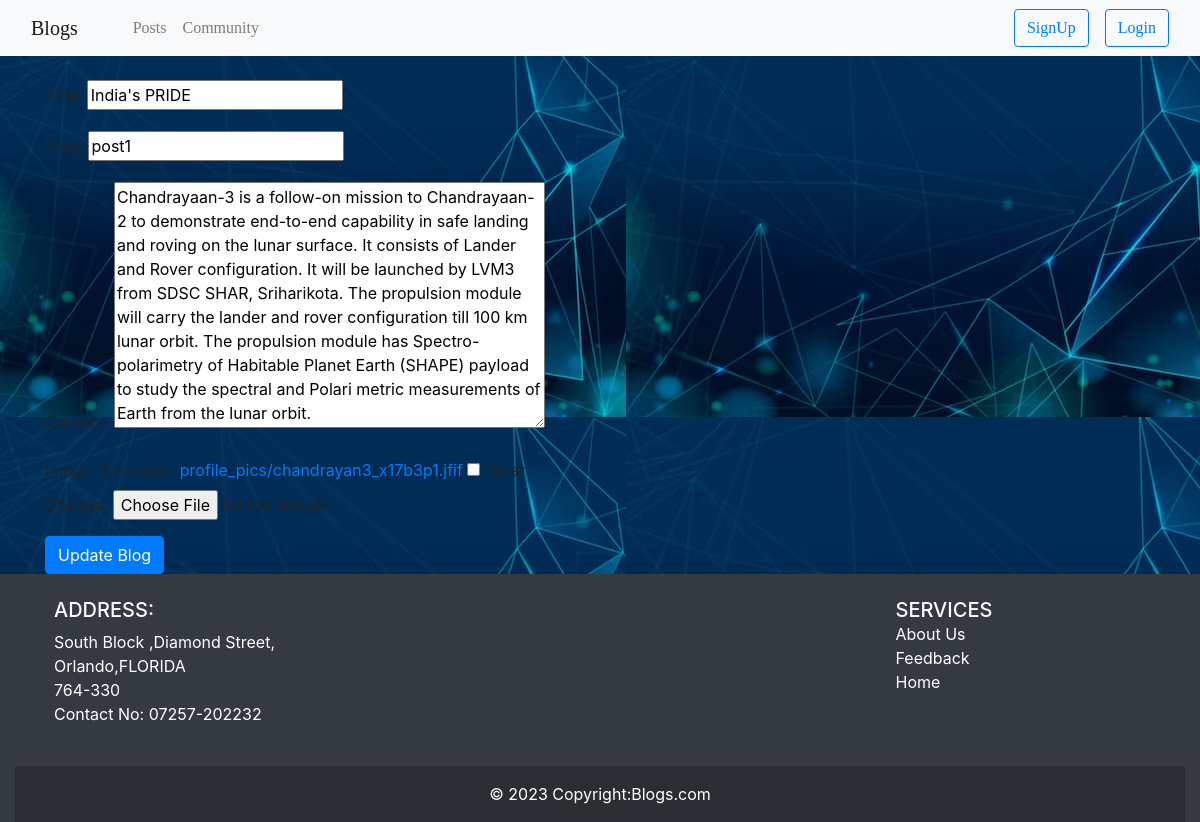
Screenshot of /edit_blog_post/post1/ with the database file from the repository.
### home/models.py (models this page shows, shortened)
class BlogPost(models.Model):
    title=models.CharField(max_length=255)
    author= models.ForeignKey(User, on_delete=models.CASCADE)
    slug=models.CharField(max_length=130)
    content=models.TextField()
    image = models.ImageField(upload_to="profile_pics", blank=True, null=True)
    dateTime=models.DateTimeField(auto_now_add=True)

### home/views.py (the view)
# urls.py: path("edit_blog_post/<str:slug>/", UpdatePostView.as_view(), name="edit_blog_post"),
class UpdatePostView(UpdateView):
    model = BlogPost
    template_name = 'edit_blog_post.html'
    fields = ['title', 'slug', 'content', 'image']

### home/templates/edit_blog_post.html (shortened to what this page needs)
{% extends 'base.html' %}
{% block body %}
<form enctype="multipart/form-data" method="POST"> {% csrf_token %}
<div class="container mt-4">
{{ form.as_p }}
<button class="btn btn-primary">Update Blog</button>
</div>
</form>
{% endblock %}

### rows the page displays
BlogPost: title "India's PRIDE", slug "post1", content "Chandrayaan-3 is a follow-on mission to Chandrayaan-2 to demonstrate end-to-end capability in safe landing and roving on the lunar surface. It consists of Lander and Rover configuration. It will be launched by LVM3 from SDSC SHAR, Sriharikota. The propulsion module will carry the lander and rover configuration till 100 km lunar orbit. The propulsion module has Spectro-polarimetry of Habitable Planet Earth (SHAPE) payload to study the spectral and Polari metric measurements of Earth from the lunar orbit."
